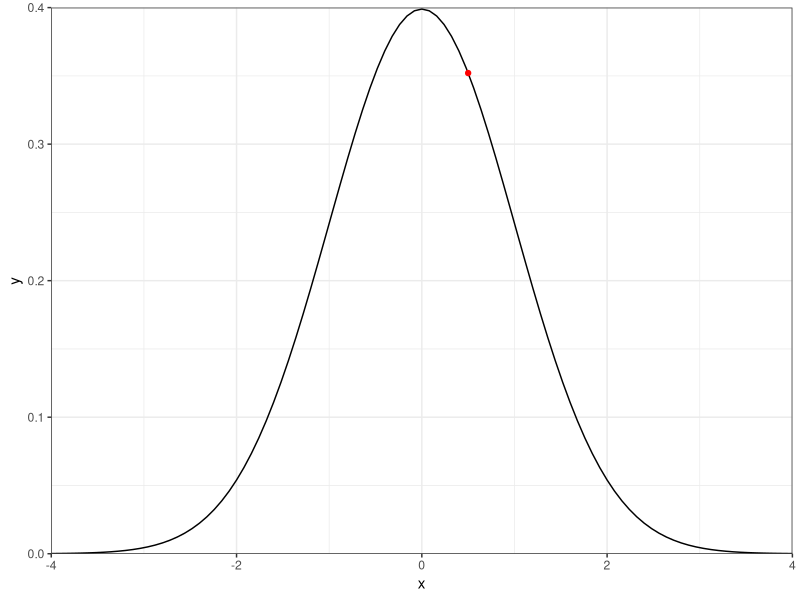
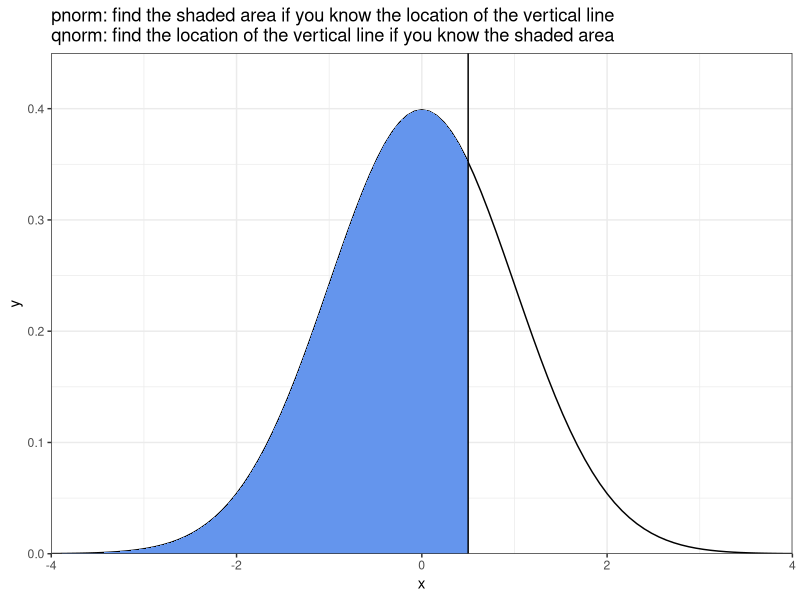
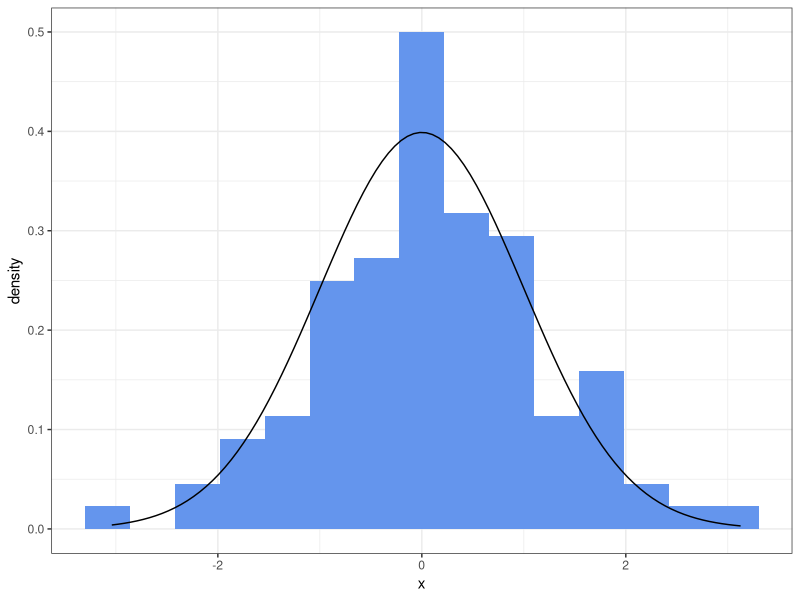
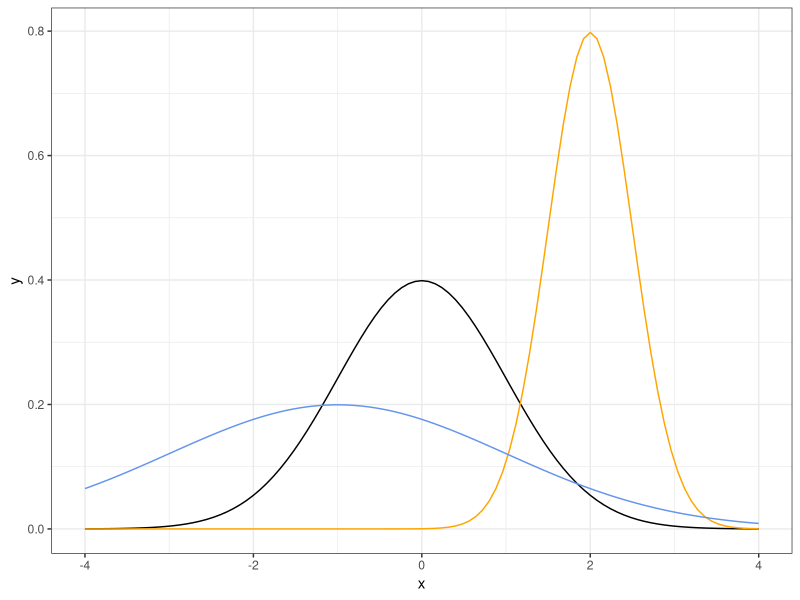
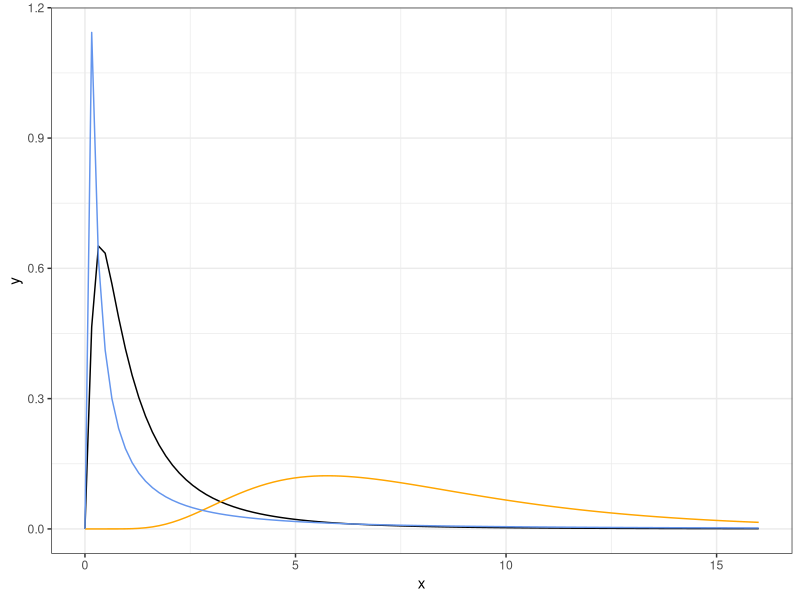
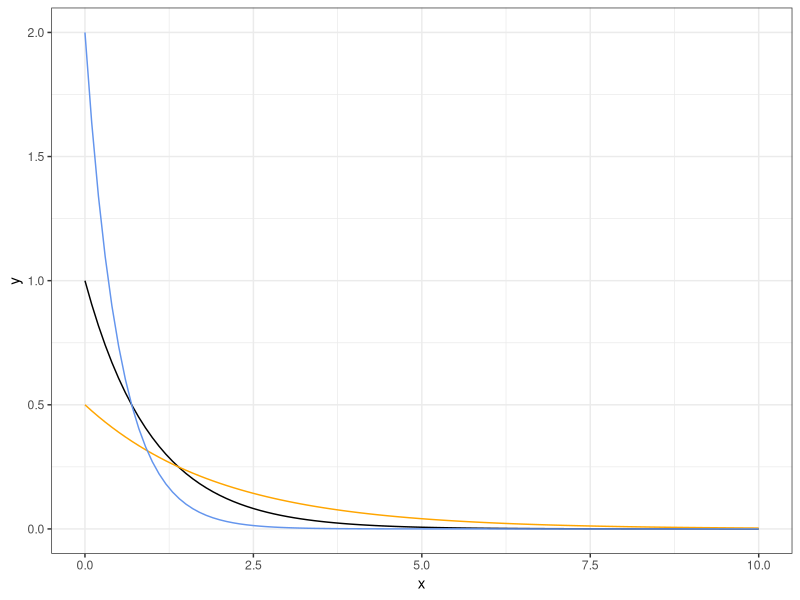
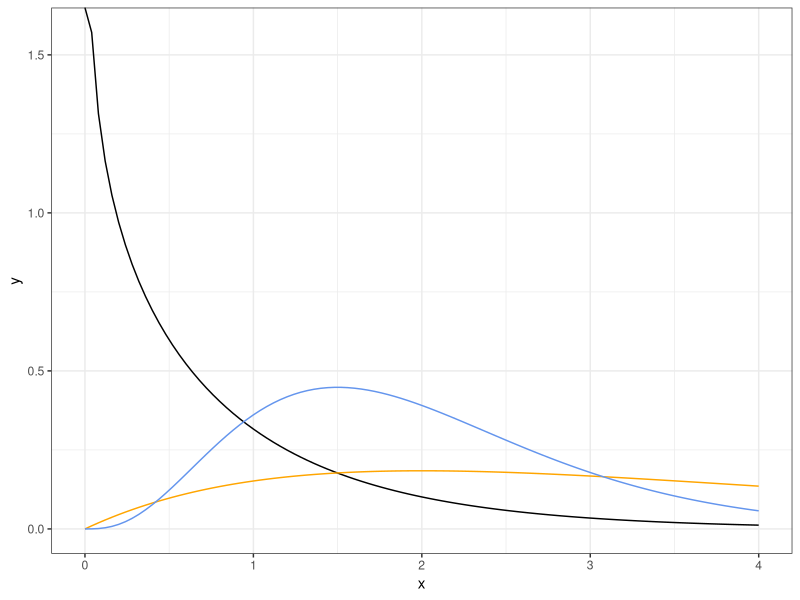
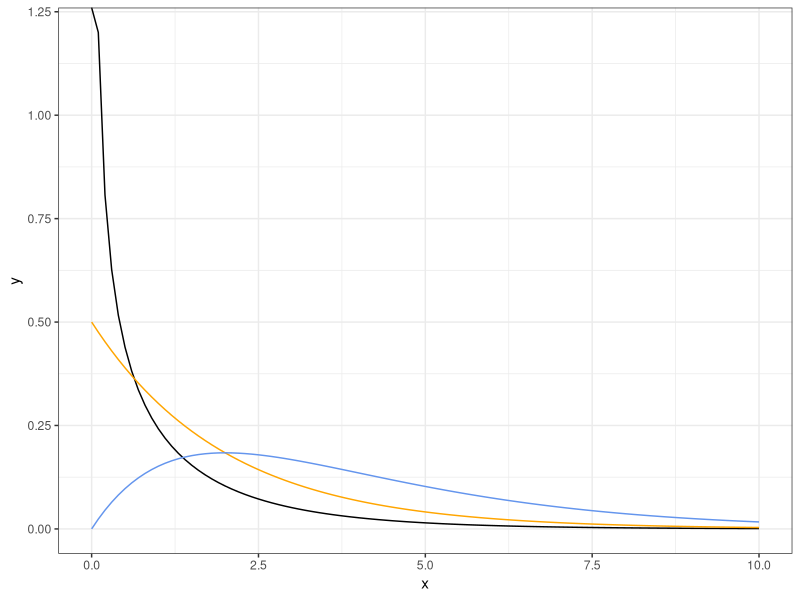

These charts were generated, in order, by the following R code:
## ---- chunk 1
knitr::opts_chunk$set(cache = TRUE)
## ---- chunk 2
dnorm(0.5, mean = 0, sd = 1, log = FALSE)
## ---- chunk 3
# evaluate the normal(0, 1) pdf at x = 0.5 and store in a data frame
evaluated_density_to_plot <- data.frame(
  x = 0.5,
  y = dnorm(0.5, mean = 0, sd = 1, log = FALSE)
)
evaluated_density_to_plot

# make a plot of the density function with a red point at the (x, y) pair found above
library(ggplot2)
ggplot(data = data.frame(x = c(-4, 4)), mapping = aes(x = x)) +
  stat_function(fun = dnorm) +
  geom_point(data = evaluated_density_to_plot, mapping = aes(x = x, y = y), color = "red") +
  coord_cartesian(xlim = c(-4, 4), ylim = c(0, 0.4), expand = FALSE) +
  theme_bw()
## ---- chunk 4
pnorm(0.5, mean = 0, sd = 1, log = FALSE)
## ---- chunk 5
x_grid <- seq(from = -4, to = 0.5, length = 101)

region_to_shade <- data.frame(
  x = c(-4, x_grid, 0.5),
  y = c(0, dnorm(x_grid, mean = 0, sd = 1, log = FALSE), 0)
)

ggplot(data = data.frame(x = c(-4, 4)), mapping = aes(x = x)) +
  stat_function(fun = dnorm) +
  geom_polygon(
    mapping = aes(x = x, y = y),
    fill = "cornflowerblue",
    data = region_to_shade) +
  geom_vline(xintercept = 0.5) +
  coord_cartesian(xlim = c(-4, 4), ylim = c(0, 0.45), expand = FALSE) +
  theme_bw() +
  ggtitle("pnorm: find the shaded area if you know the location of the vertical line\nqnorm: find the location of the vertical line if you know the shaded area")
## ---- chunk 6
qnorm(0.6914625, mean = 0, sd = 1, log = FALSE)
## ---- chunk 7
rnorm(n = 5, mean = 0, sd = 1)
## ---- chunk 8
# set a seed for random number generation so that I get reproducible results
set.seed(59749)

# create a new data frame called data_to_plot, with one variable in it: x
data_to_plot <- data.frame(
  x = rnorm(n = 100, mean = 0, sd = 1)
)

# make a plot
ggplot(data = data_to_plot, mapping = aes(x = x)) +
  geom_histogram(mapping = aes(y = ..density..),
    fill = "cornflowerblue",
    bins = 15) +
  stat_function(fun = dnorm) +
  theme_bw()
## ---- chunk 9
ggplot(data = data.frame(x = c(-4, 4)), mapping = aes(x = x)) +
  stat_function(fun = dnorm, args = list(mean = 0, sd = 1), color = "black") +
  stat_function(fun = dnorm, args = list(mean = 2, sd = 0.5), color = "orange") +
  stat_function(fun = dnorm, args = list(mean = -1, sd = 2), color = "cornflowerblue") +
  theme_bw()
## ---- chunk 10
ggplot(data = data.frame(x = c(0, 16)), mapping = aes(x = x)) +
  stat_function(fun = dlnorm, args = list(meanlog = 0, sdlog = 1), color = "black") +
  stat_function(fun = dlnorm, args = list(meanlog = 2, sdlog = 0.5), color = "orange") +
  stat_function(fun = dlnorm, args = list(meanlog = -1, sdlog = 2), color = "cornflowerblue") +
  theme_bw()
## ---- chunk 11
ggplot(data = data.frame(x = c(0, 10)), mapping = aes(x = x)) +
  stat_function(fun = dexp, args = list(rate = 1), color = "black") +
  stat_function(fun = dexp, args = list(rate = 0.5), color = "orange") +
  stat_function(fun = dexp, args = list(rate = 2), color = "cornflowerblue") +
  theme_bw()
## ---- chunk 12
ggplot(data = data.frame(x = c(0, 4)), mapping = aes(x = x)) +
  stat_function(fun = dgamma, args = list(shape = 0.8, rate = 1), color = "black") +
  stat_function(fun = dgamma, args = list(shape = 2, rate = 0.5), color = "orange") +
  stat_function(fun = dgamma, args = list(shape = 4, rate = 2), color = "cornflowerblue") +
  theme_bw()
## ---- chunk 13
ggplot(data = data.frame(x = c(0, 10)), mapping = aes(x = x)) +
  stat_function(fun = dchisq, args = list(df = 1), color = "black") +
  stat_function(fun = dchisq, args = list(df = 2), color = "orange") +
  stat_function(fun = dchisq, args = list(df = 4), color = "cornflowerblue") +
  theme_bw()
## ---- chunk 14
ggplot(data = data.frame(x = c(-4, 4)), mapping = aes(x = x)) +
  stat_function(fun = dt, args = list(df = 1), color = "black") +
  stat_function(fun = dt, args = list(df = 2), color = "orange") +
  stat_function(fun = dt, args = list(df = 4), color = "cornflowerblue") +
  theme_bw()
## ---- chunk 15
ggplot(data = data.frame(x = c(0, 4)), mapping = aes(x = x)) +
  stat_function(fun = df, args = list(df1 = 1, df2 = 1), color = "black") +
  stat_function(fun = df, args = list(df1 = 2, df2 = 7), color = "orange") +
  stat_function(fun = df, args = list(df1 = 4, df2 = 2), color = "cornflowerblue") +
  theme_bw()
## ---- chunk 16
#' Calculate pdf of a Pareto distribution
#'
#' @param x vector of real numbers at which to evaluate the Pareto density
#' @param x_0 location parameter for the Pareto distribution
#' @param alpha scale parameter for the Pareto distribution
#'
#' @return vector of the same length as x of values of the Pareto density function.
dpareto <- function(x, x_0, alpha) {
    result <- rep(-Inf, length(x))
    inds_x_greater_x_0 <- (x > x_0)
    result[inds_x_greater_x_0] <- log(alpha) + alpha * log(x_0) - (alpha + 1) * log(x[inds_x_greater_x_0])
    return(exp(result))
}

ggplot(data = data.frame(x = c(0, 20)), mapping = aes(x = x)) +
    stat_function(fun = dpareto, args = c(x_0 = 1, alpha = 1), n = 1001) +
    stat_function(fun = dpareto, args = c(x_0 = 5, alpha = 3), n = 1001, color = "orange") +
    stat_function(fun = dpareto, args = c(x_0 = 5, alpha = 2), n = 1001, color = "cornflowerblue") +
  theme_bw()
## ---- chunk 17
ggplot(data = data.frame(x = c(-4, 4)), mapping = aes(x = x)) +
  stat_function(fun = dunif, args = list(min = 0, max = 1), color = "black", n = 1001) +
  stat_function(fun = dunif, args = list(min = -2, max = 2), color = "orange", n = 1001) +
  stat_function(fun = dunif, args = list(min = 0, max = 3), color = "cornflowerblue", n = 1001) +
  theme_bw()
## ---- chunk 18
ggplot(data = data.frame(x = c(0, 1)), mapping = aes(x = x)) +
  stat_function(fun = dbeta, args = list(shape1 = 1, shape2 = 1), color = "black") +
  stat_function(fun = dbeta, args = list(shape1 = 0.5, shape2 = 2), color = "orange") +
  stat_function(fun = dbeta, args = list(shape1 = 10, shape2 = 3), color = "cornflowerblue") +
  theme_bw()
